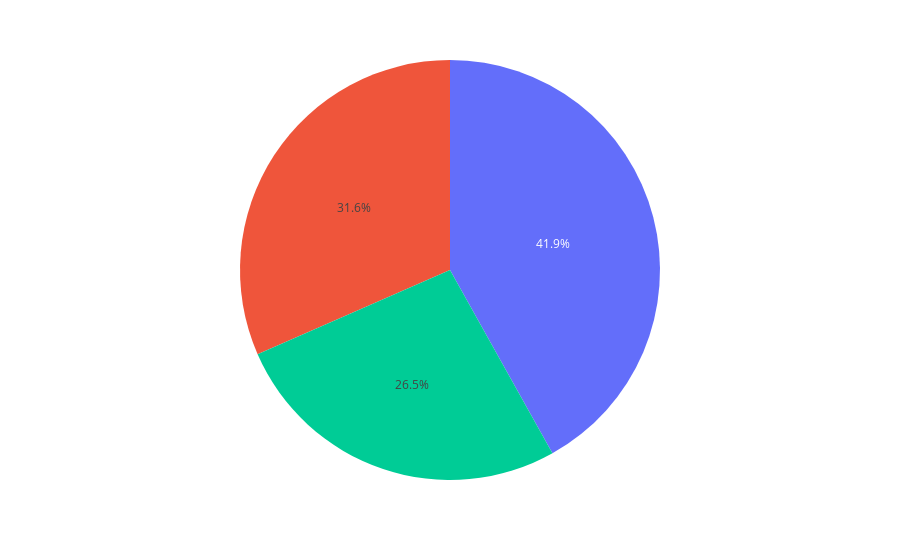

The cell this chart's notebook holds for it:
### Code cell
px.pie(df,values='Age',labels = 'Pclass',hover_name='Pclass')

### Figure 1 — Plotly figure (JSON) as saved in the notebook; plotly's stock layout.template omitted (floating-point values rounded to 4 significant figures)
{"data": [{"domain": {"x": [0, 1], "y": [0, 1]}, "hovertemplate": "<b>%{hovertext}</b><br><br>Age=%{value}<extra></extra>", "hovertext": [1, 2, 3], "legendgroup": "", "name": "", "showlegend": false, "type": "pie", "values": [39.16, 29.51, 24.82]}], "layout": {"legend": {"tracegroupgap": 0}, "margin": {"t": 60}}}
